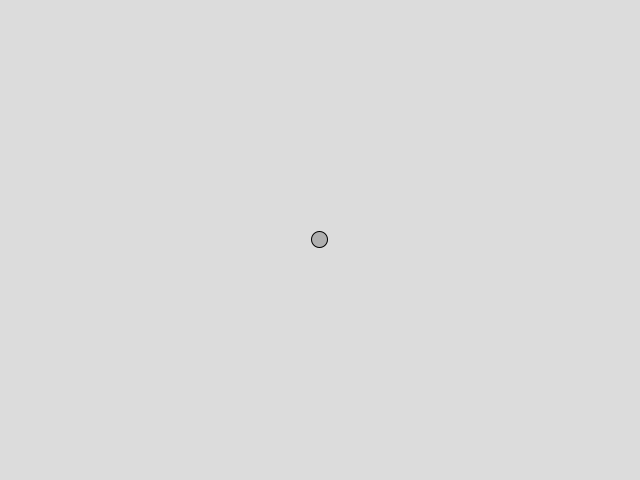
Frame 1 (no input)
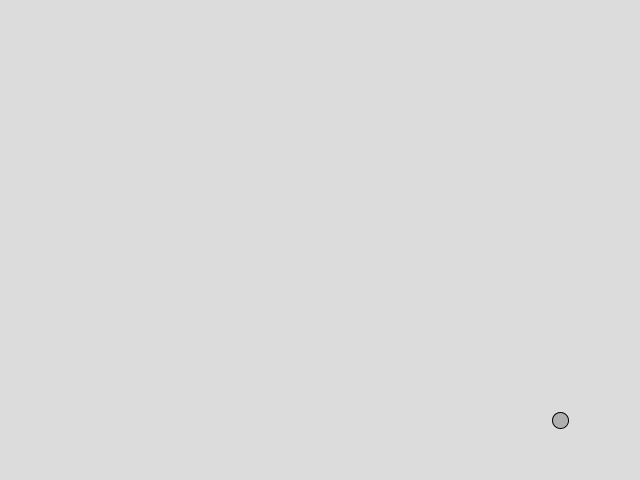
Frame 60 (the mouse pressed at the canvas centre just before this capture)
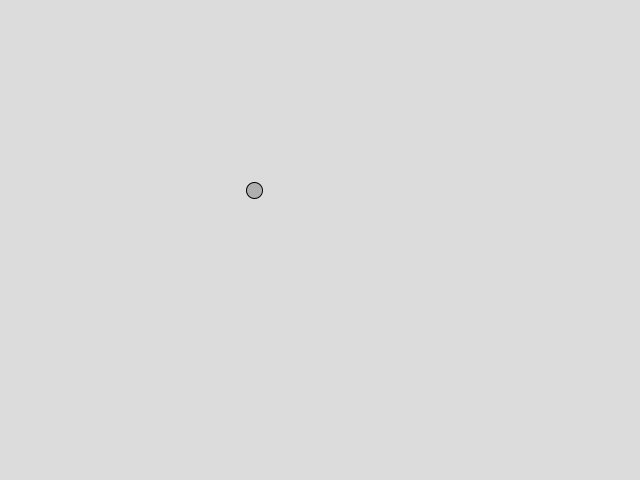
Frame 120 (the mouse held since frame 60 and released just before this capture)

The Processing sketch that drew these frames (run headless with seeded random() and noise(); from frame 60 on, the mouse is pressed at the canvas centre):

// Processing sketch: ejemplo1_10
// ── ejemplo1_10.pde
Movedor movedor;

void setup() {
  size(640, 480);
  movedor = new Movedor();

}
void draw() {
  background(220);
  movedor.actualizar();
  movedor.revisaBordes();
  movedor.mostrar();
}
// ── Movedor.pde
class Movedor {

  PVector posicion;
  PVector velocidad;
  PVector aceleracion;
  
  float veloMax;

  Movedor() {
    posicion = new PVector(width/2, height/2);
    velocidad = new PVector(0, 0);
    aceleracion = new PVector(-0.001, 0.01);
    veloMax = 10;
  }

  void actualizar() {

    PVector mouse = new PVector(mouseX, mouseY);
    // Step 1: Clcular dirección
    PVector dir = PVector.sub(mouse, posicion);

    // Step 2: Normalizar
    dir.normalize();

    // Step 3: Escalar
    dir.mult(0.5);

    //{!1} Step 4: Acelerar
    aceleracion = dir;

    //{!2} La velocidad cambia por la aceleración y es limitada por veloMax.
    velocidad.add(aceleracion);
    velocidad.limit(veloMax);
    posicion.add(velocidad);
  }

  void revisaBordes() {
    //{!11} Cuando lega a un borde, configura la posición para el borde opuesto.
    if (posicion.x > width) {
      posicion.x = 0;
    } else if (posicion.x < 0) {
      posicion.x = width;
    }

    if (posicion.y > height) {
      posicion.y = 0;
    } else if (posicion.y < 0) {
      posicion.y = height;
    }
  }
  
  void mostrar() {
    stroke(0);
    fill(175);
    //{!1} Ahora mostramos el Movedor.
    ellipse(posicion.x, posicion.y, 16, 16);
  }
}
